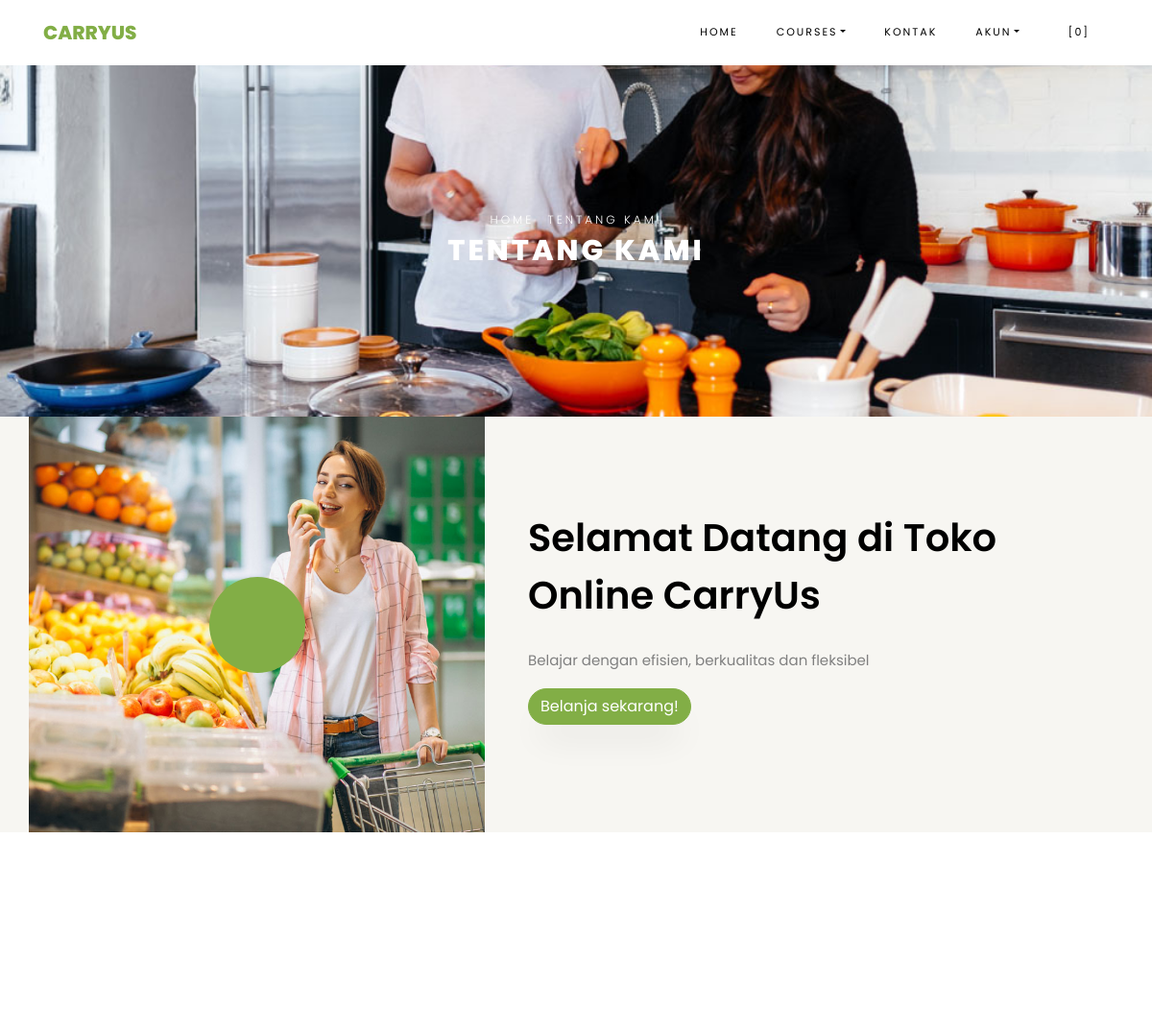
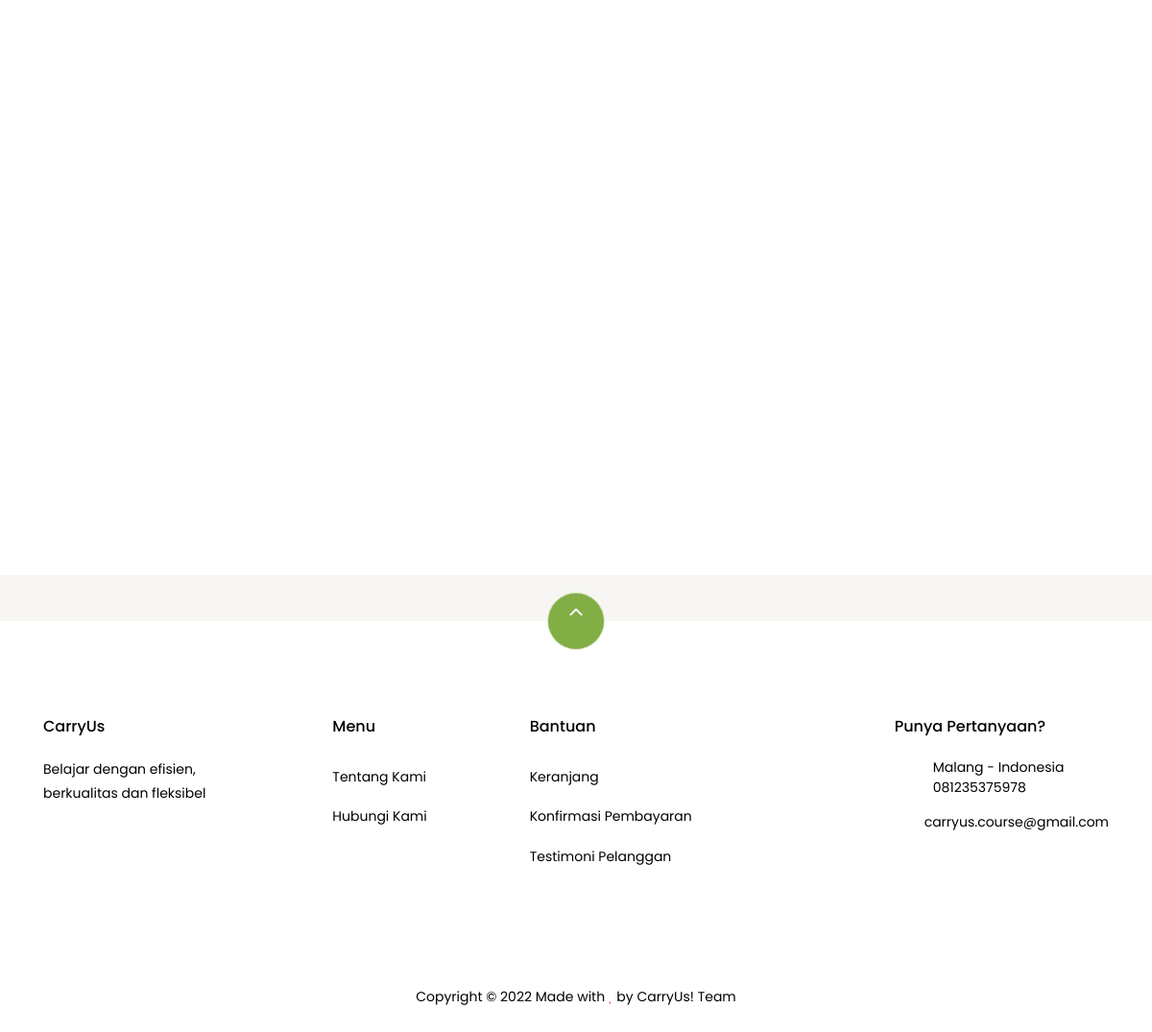
Page /index.php/pages/about on the committed database (2 pictures, top to bottom).
### tables this page shows
CREATE TABLE `settings` (
  `id` int(10) NOT NULL,
  `key` varchar(32) NOT NULL,
  `content` varchar(191) NOT NULL
);

### application/helpers/themes_helper.php (called while the page is built, shortened)
<?php
if (!function_exists('get_theme_name')) {
    function get_theme_name()
    {
        $current_theme = get_settings('current_theme_name');
        return ($current_theme) ? $current_theme : false;
    }
}
if (!function_exists('get_template_part')) {
    function get_template_part($file_name = null, $params = array())
    {
        if ($file_name !== '') {
            $current_theme = get_theme_name();
            if (file_exists($file_location = VIEWPATH . 'themes/' . $current_theme . '/' . $file_name . '.php')) {
                $CI = &get_instance();
                $CI->load->view('themes/' . $current_theme . '/' . $file_name, $params);
            } else {
                echo '<div>Kesalahan: berkas tema <b>' . $file_name . '.php</b> tidak ditemukan.<br>Lokasi berkas: <b>' . $file_location . '</b></div>';
            }
        }
    }
}
if (!function_exists('get_header')) {
    function get_header($params = null, $section = '', $current_section = '')
    {
        $load_params = array();
        if (is_null($params)) {
            $load_params['title'] = get_settings('site_name');
        } else if (is_string($params)) {
            $load_params['title'] = $params;
        } else if (is_array($params)) {
            $load_params = $params;
        } else {
            $load_params['title'] = get_settings('site_name');
        }
        $load_params['sidebar_section'] = $section;
        $load_params['current_section'] = $current_section;
        get_template_part('header', $load_params);
    }
}
if (!function_exists('get_footer')) {
    function get_footer($params = array())
    {
        get_template_part('footer', $params);
    }
}
if (!function_exists('get_theme_uri')) {
    function get_theme_uri($file_name = null, $theme_name = NULL)
    {
        $theme_name = ($theme_name == NULL) ? get_theme_name() : $theme_name;
        return is_null($file_name) ? base_url('assets/themes/' . $theme_name . '/') : base_url('assets/themes/' . $theme_name . '/' . $file_name);
    }
}

### application/controllers/Pages.php (called while the page is built, shortened)
<?php
class Pages extends CI_Controller
{
    public function about()
    {
        $params['reviews'] = $this->review->get_all_reviews();
        get_header(get_store_name());
        get_template_part('pages/about', $params);
        get_footer();
    }
}

### index.php (called while the page is built, shortened)
<?php
require_once BASEPATH.'core/CodeIgniter.php';

### application/helpers/global_helper.php (called while the page is built, shortened)
<?php
if (!function_exists('get_settings')) {
    function get_settings($key = '')
    {
        $CI = &get_instance();
        $row = $CI->db
            ->select('content')
            ->where('key', $key)
            ->get('settings')
            ->row();
        return $row->content;
    }
}
if (!function_exists('get_store_name')) {
    function get_store_name()
    {
        return get_settings('store_name');
    }
}

### application/helpers/session_helper.php (called while the page is built, shortened)
<?php
if (!function_exists('init')) {
    function init()
    {
        $CI = &get_instance();
        return $CI;
    }
}
if (!function_exists('session_data')) {
    function session_data()
    {
        $CI = init();
        $read_session_in_cookie = get_cookie('__ACTIVE_SESSION_DATA');
        $read_session_in_session = $CI->session->userdata('__ACTIVE_SESSION_DATA');
        if ($read_session_in_cookie) {
            $read_data = $CI->encryption->decrypt($read_session_in_cookie);
            $read_data = json_decode($read_data);
            return $read_data;
        } else if ($read_session_in_session) {
            $read_data = $CI->encryption->decrypt($read_session_in_session);
            $read_data = json_decode($read_data);
            return $read_data;
        } else {
            $default_session = new stdClass();
            $default_session->is_login = FALSE;
            $default_session->user_id = 0;
            $default_session->login_at = 0;
            $default_session->remember_me = FALSE;
            return $default_session;
        }
    }
}

### application/views/themes/vegefoods/pages/about.php (the view, shortened to what this page needs)
<div class="hero-wrap hero-bread" style="background-image: url('<?php echo get_theme_uri('images/bg_1.jpg'); ?>');">
    <div class="container">
      <div class="row no-gutters slider-text align-items-center justify-content-center">
        <div class="col-md-9 ftco-animate text-center">
            <p class="breadcrumbs"><span class="mr-2"><?php echo anchor(base_url(), 'Home'); ?></span> <span>Tentang Kami</span></p>
          <h1 class="mb-0 bread">Tentang Kami</h1>
        </div>
      </div>
    </div>
  </div>
  <section class="ftco-section ftco-no-pb ftco-no-pt bg-light">
          <div class="container">
              <div class="row">
                  <div class="col-md-5 p-md-5 img img-2 d-flex justify-content-center align-items-center" style="background-image: url(<?php echo get_theme_uri('images/about.jpg'); ?>);">
                      <a href="https://vimeo.com/45830194" class="icon popup-vimeo d-flex justify-content-center align-items-center">
                          <span class="icon-play"></span>
                      </a>
                  </div>
                  <div class="col-md-7 py-5 wrap-about pb-md-5 ftco-animate">
            <div class="heading-section-bold mb-4 mt-md-5">
                <div class="ml-md-0">
                  <h2 class="mb-4">Selamat Datang di Toko Online <?php echo get_store_name(); ?></h2>
              </div>
            </div>
            <div class="pb-md-5">
                <p><?php echo get_settings('store_description'); ?></p>
                          <p><a href="<?php echo site_url('browse'); ?>" class="btn btn-primary">Belanja sekarang!</a></p>
                      </div>
                  </div>
              </div>
          </div>
      </section>
      <section class="ftco-section testimony-section">
    <div class="container">
      <div class="row justify-content-center mb-5 pb-3">
      </div>
    </div>
  </section>
<section class="ftco-section">
      <div class="container">
          <div class="row no-gutters ftco-services">
  </div>
      </div>
  </section>

### application/views/themes/vegefoods/header.php (shortened to what this page needs)
<!DOCTYPE html>
<html lang="en">
<head>
	<link rel="stylesheet" href="<?php echo get_theme_uri('css/open-iconic-bootstrap.min.css'); ?>">
	<link rel="stylesheet" href="<?php echo get_theme_uri('css/animate.css'); ?>">
	<link rel="stylesheet" href="<?php echo get_theme_uri('css/owl.carousel.min.css'); ?>">
	<link rel="stylesheet" href="<?php echo get_theme_uri('css/owl.theme.default.min.css'); ?>">
	<link rel="stylesheet" href="<?php echo get_theme_uri('css/magnific-popup.css'); ?>">
	<link rel="stylesheet" href="<?php echo get_theme_uri('css/aos.css'); ?>">
	<link rel="stylesheet" href="<?php echo get_theme_uri('css/ionicons.min.css'); ?>">
	<link rel="stylesheet" href="<?php echo get_theme_uri('js/plugins/@fortawesome/fontawesome-free/css/all.min.css', 'argon'); ?>">
	<link rel="stylesheet" href="<?php echo get_theme_uri('css/bootstrap-datepicker.css'); ?>">
	<link rel="stylesheet" href="<?php echo get_theme_uri('css/jquery.timepicker.css'); ?>">
	<link rel="stylesheet" href="<?php echo get_theme_uri('css/flaticon.css'); ?>">
	<link rel="stylesheet" href="<?php echo get_theme_uri('css/icomoon.css'); ?>">
	<link rel="stylesheet" href="<?php echo get_theme_uri('css/style.css'); ?>">
	<link rel="stylesheet" href="<?php echo base_url('assets/plugins/toastr/toastr.min.css'); ?>">
</head>
<body class="goto-here">
	<nav class="navbar navbar-expand-lg navbar-dark ftco_navbar bg-dark ftco-navbar-light" id="ftco-navbar">
		<div class="container">
			<a class="navbar-brand" href="<?php echo base_url(); ?>"><?php echo get_store_name(); ?></a>
			<div class="collapse navbar-collapse" id="ftco-nav">
				<ul class="navbar-nav ml-auto">
					<li class="nav-item active"><a href="<?php echo base_url(); ?>" class="nav-link">Home</a></li>
					<li class="nav-item dropdown">
						<a class="nav-link dropdown-toggle" href="#" id="dropdown04" data-toggle="dropdown" aria-haspopup="true" aria-expanded="false">Courses</a>
					</li>
					<li class="nav-item"><a href="<?php echo site_url('pages/contact'); ?>" class="nav-link">Kontak</a></li>
					<li class="nav-item dropdown">
						<a class="nav-link dropdown-toggle" href="#" id="dropdown05" data-toggle="dropdown" aria-haspopup="true" aria-expanded="false">Akun</a>
					</li>
					<li class="nav-item cta cta-colored"><a href="<?php echo site_url('shop/cart'); ?>" class="nav-link"><span class="icon-shopping_cart"></span>[<span class="cart-item-total">0</span>]</a></li>
				</ul>
			</div>
		</div>
	</nav>

### application/views/themes/vegefoods/footer.php (shortened to what this page needs)
<section class="ftco-section ftco-no-pt ftco-no-pb py-5 bg-light">
  <div class="container py-4">
  </div>
</section>
<footer class="ftco-footer ftco-section">
  <div class="container">
    <div class="row">
      <div class="mouse">
        <a href="#" class="mouse-icon">
          <div class="mouse-wheel"><span class="ion-ios-arrow-up"></span></div>
        </a>
      </div>
    </div>
    <div class="row mb-5">
      <div class="col-md">
        <div class="ftco-footer-widget mb-4">
          <h2 class="ftco-heading-2"><?php echo get_store_name(); ?></h2>
          <p><?php echo get_settings('store_description'); ?></p>
          <ul class="ftco-footer-social list-unstyled float-md-left float-lft mt-5">
          </ul>
        </div>
      </div>
      <div class="col-md">
        <div class="ftco-footer-widget mb-4 ml-md-5">
          <h2 class="ftco-heading-2">Menu</h2>
          <ul class="list-unstyled">
            <li><a href="<?php echo site_url('pages/about'); ?>" class="py-2 d-block">Tentang Kami</a></li>
            <li><a href="<?php echo site_url('pages/contact'); ?>" class="py-2 d-block">Hubungi Kami</a></li>
          </ul>
        </div>
      </div>
      <div class="col-md-4">
        <div class="ftco-footer-widget mb-4">
          <h2 class="ftco-heading-2">Bantuan</h2>
          <div class="d-flex">
            <ul class="list-unstyled mr-l-5 pr-l-3 mr-4">
              <li><a href="<?php echo site_url('shop/cart'); ?>" class="py-2 d-block">Keranjang</a></li>
              <li><a href="<?php echo site_url('customer/payments/confirm'); ?>" class="py-2 d-block">Konfirmasi Pembayaran</a></li>
              <li><a href="<?php echo site_url('shop/testimonial'); ?>" class="py-2 d-block">Testimoni Pelanggan</a></li>
            </ul>
          </div>
        </div>
      </div>
      <div class="col-md">
        <div class="ftco-footer-widget mb-4">
          <h2 class="ftco-heading-2">Punya Pertanyaan?</h2>
          <div class="block-23 mb-3">
            <ul>
              <li><span class="icon icon-map-marker"></span><span class="text"><?php echo get_settings('store_address'); ?></span></li>
              <li><a href="#"><span class="icon icon-phone"></span><span class="text"><?php echo get_settings('store_phone_number'); ?></span></a></li>
              <li><a href="#"><span class="icon icon-envelope"></span><span class="text"><?php echo get_settings('store_email'); ?></span></a></li>
            </ul>
          </div>
        </div>
      </div>
    </div>
    <div class="row">
      <div class="col-md-12 text-center">
        <p>
          Copyright &copy;  Made with <i class="icon-heart text-danger" aria-hidden="true"></i> by CarryUs! Team
        </p>
      </div>
    </div>
  </div>
</footer>
</body>
</html>

### assets/themes/vegefoods/css/icomoon.css (style rules this page uses)
[class^="icon-"], [class*=" icon-"] { font-family: 'icomoon' !important; speak: none; font-style: normal; font-weight: normal; font-variant: normal; text-transform: none; line-height: 1; -webkit-font-smoothing: antialiased; -moz-osx-font-smoothing: grayscale; }
.icon-heart:before { content: "\f004"; }
.icon-map-marker:before { content: "\f041"; }
.icon-play:before { content: "\f04b"; }
.icon-phone:before { content: "\f095"; }
.icon-envelope:before { content: "\f0e0"; }
.icon-shopping_cart:before { content: "\e8cc"; }

### rows in the picture
settings: content "CARRYUS", content "CarryUs"
settings: content (picture)
settings: content "Belajar dengan efisien, berkualitas dan fleksibel"
settings: content "Malang - Indonesia"
settings: content "081235375978"
settings: content "carryus.course@gmail.com"

### other values in the picture
anchor(base_url(), 'Home') "HOME"
